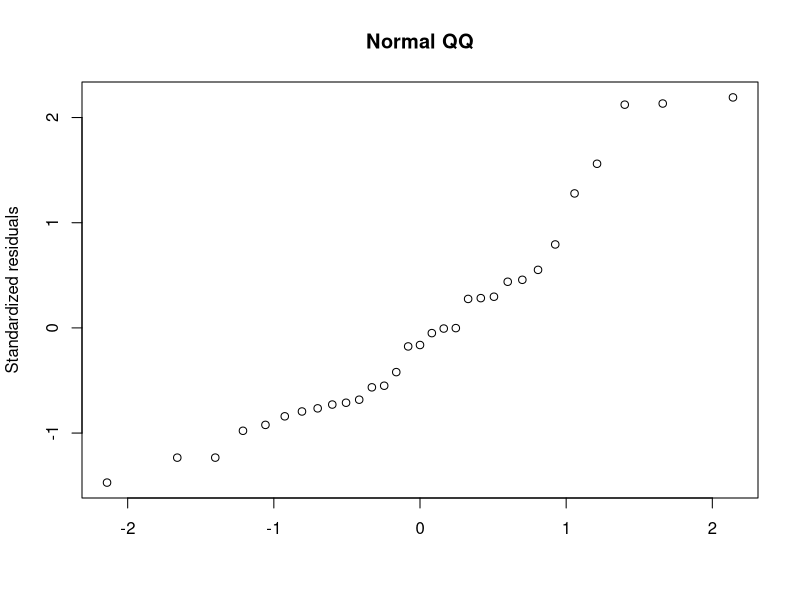
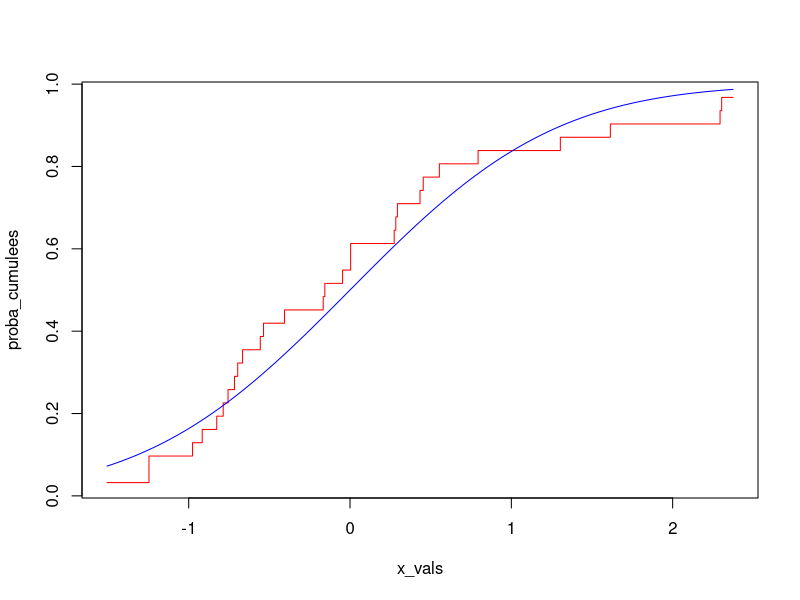

Here is the R script that generated these plots, in order:
A=mtcars 
F1=as.factor(A[,8])
A[,8]=F1
set.seed(9)
set.seed(9*floor(100*runif(1,0,3)))
set1=sample(1:32,1)
B=A[-set1,]
Y=B[,1]
u=1:11
v=u[-c(1,8,9)]
set2=c(8,sample(v,6,replace=FALSE))
X=B[,set2]


var_reponse = Y
#les 4 et 6 sont des var qualitatives donc on ne les considère pas
X1= X[,2]
X2= X[,3]
X3= X[,5]
X4= X[,7]

n=length(var_reponse)

#### Estimateur Beta ####
#Créer X
u1=rep(c(1), n) #1 ère colonne avec que des 1
u2=c(X1) #2 ème colonne avec x1(1)........xn(1)
u3=c(X2)
u4=c(X3)
u5=c(X4)

Xm=cbind(u1,u2,u3,u4,u5) # concatener les vect
rang_Xm=qr(Xm)$rank

det=det(t(Xm)%*%Xm)
if(det!=0){ #vérifier si la matrice t(Xm)*Xm est inversible (on peut aussi faire avec le rang)
  beta_n_chapeau= solve(t(Xm) %*% Xm) %*% t(Xm)%*%Y # (X'X)⁻1X'Y
}else{
  print("t(Xm)*Xm non inversible")
}

#pour vérifier 
Xm2=cbind(u2,u3,u4,u5)
L = lm(var_reponse~Xm2)

#comparer les R² et enlever les plus petits pour voir l'influence 

#moyennes : x barre et y barre 
#x_moy=mean(var_explicative)
y_moy=mean(var_reponse)

Y_i_chapeau=Xm%*%beta_n_chapeau


sigma_n_carre=(1/(n-rang_Xm))*sum((Y-Y_i_chapeau)^2)

R_carre= sum((Y_i_chapeau-y_moy)^2)/sum((var_reponse-y_moy)^2) #(norm(Y-Xm %*% beta_n_chapeau, type="F")) 

R_a_carre=1-((n-1)/(n-rang_Xm))*(1-R_carre)

#### hypothèse gaussienne ####

H= Xm %*% solve(t(Xm) %*% Xm) %*% t(Xm) # H =X(X'X)⁻1X'
diagH=diag(H) 

epsilon_i_sd_chapeau = (Y-Y_i_chapeau)/sqrt(sigma_n_carre*(1-diagH)) #résidus standardisés

#vérif si les résidus standardisés suivent une loi normale standard
qqnorm(epsilon_i_sd_chapeau , main = "Normal QQ", xlab="", ylab="Standardized residuals")
#qqline(epsilon_i_sd_chapeau,xlab="", ylab="Standardized residuals")
#on a les résidus standardisés qui suivent approximativement une loi normale standard : cela valide l'hypothèse de Gaussianité



#résidus studentisés : 
residus_studentises=rstudent(L)

#Test de Kolmogorov (diapo 114)
ks.test(residus_studentises,"pnorm",mean=0, sd=1)
#la p_valeur est supérieur  à alpha donc on prefère H0 qui est : nos observations peuvent être modélisées par une loi de student
#comparaison des distances
# Crée une fonction F pour la fonction de répartition
F = ecdf(residus_studentises) 

# Points à tracer
val = sort(residus_studentises) #seq(min(residus_studentises)-1, max(residus_studentises)+1,length.out = 200)
x_vals= seq(min(val),max(val),0.01) 
#proba cum (appelle F sur les résidus)
proba_cumulees = F(x_vals)

# Loi de Student théorique
student = pt(x_vals, df=n-rang_Xm-1)

plot(x_vals,proba_cumulees,type="s",col="red")
lines(x_vals,student,type="l", col="blue")




#### test de significativité du modèle ####
alpha = 0.05

f = ((norm(as.matrix(Y_i_chapeau - y_moy),type="2")^2) / (rang_Xm - 1)) / ((norm(as.matrix(Y - Y_i_chapeau), type="2"))^2 / (n - rang_Xm))
p_valeur = 1-pf(f,df1=rang_Xm-1, df2=n-rang_Xm)

#règle de décision
if(p_valeur < alpha){
  print("décider H1 : les betas ne sont pas tous nuls ")
} else {
  print("on ne rejette pas H0 : il y a au moins un beta nul")
}

summary(lm(Y~Xm2))


#### Prédiction ####

#intervalle de confiance pour la première ligne : mettre des X1[1] dans le x_new
x_new = c(X1, X2, X3, X4)
#x_new=seq(min(Xm),max(Xm),0.01)

x_new1 = c(rep(c(1),n), x_new)
x_new1 = matrix(x_new1,nrow=n)

#y_chapeau_new=x_new1%*%beta_n_chapeau 

#y_pred = as.numeric(x_new_vect %*% beta_n_chapeau)


quantile=qt(1-alpha/2, df=n-rang_Xm)

borne_inf= x_new1%*%beta_n_chapeau -sqrt(sigma_n_carre*diag((x_new1)%*%solve(t(Xm) %*% Xm)%*%(t(x_new1))))*quantile
borne_sup= x_new1%*%beta_n_chapeau +sqrt(sigma_n_carre*diag((x_new1)%*%solve(t(Xm) %*% Xm)%*%(t(x_new1))))*quantile

